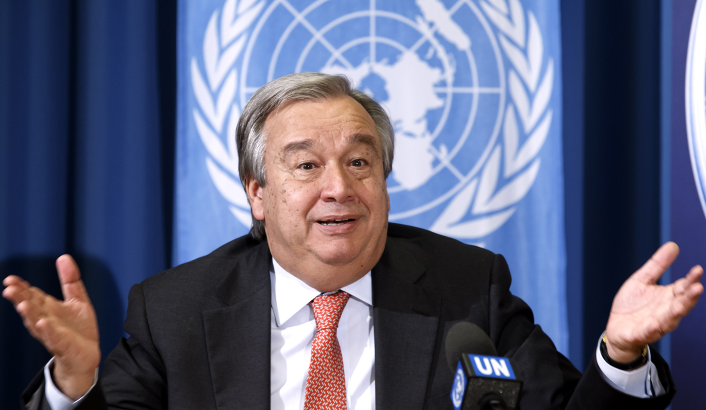
#> input picture Pratica/Trab1/faceDB_20_21/originais/AntonioGuterres_16.jpg, 1412 x 820 px, given in place of angelaMerkel1.jpg, which was not available (shown at 1/2 size)
$ python Eigen.py
#> lines starting #> are read from the running program, lines starting #| are printed output that depends on the picture
import numpy as np
import cv2
import math
from math import atan2,degrees
from numpy import linalg as LA
import os

pathimage=".\\faceDB_20_21\\originais\\"

path=".\\haarcascades\\"

face_cascade = cv2.CascadeClassifier(path + 'haarcascade_frontalface_default.xml')
eye_cascade = cv2.CascadeClassifier(path +'haarcascade_eye.xml')

TrainPath=".\\faceDB_20_21\\training\\"

TestPath=".\\faceDB_20_21\\test\\"

def Train(imagearr):
    facesarr=[]
    for i in imagearr:
         pathimg=TrainPath+i
         faces=cv2.imread(pathimg)
#> faces is the input picture: shape (820, 1412, 3); mean B, G, R 119.7, 95.1, 92.2
         facesgray = cv2.cvtColor(faces, cv2.COLOR_BGR2GRAY)
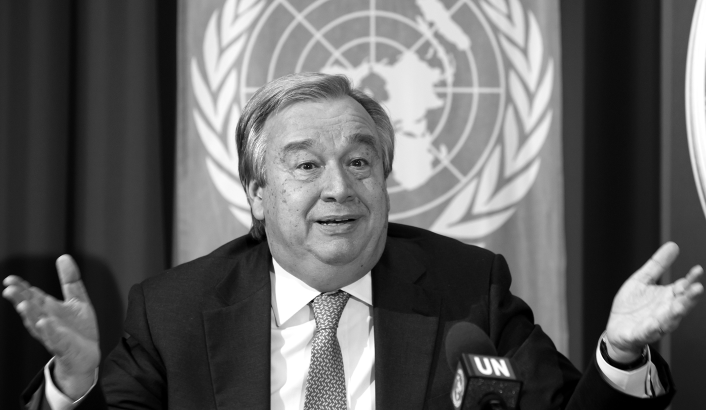
#> facesgray: shape (820, 1412) (shown at 1/2 size); min 0, max 255, mean 97
         facesarr.append(facesgray)
#> pass 2 of the loop in Train, `for i in imagearr:`:
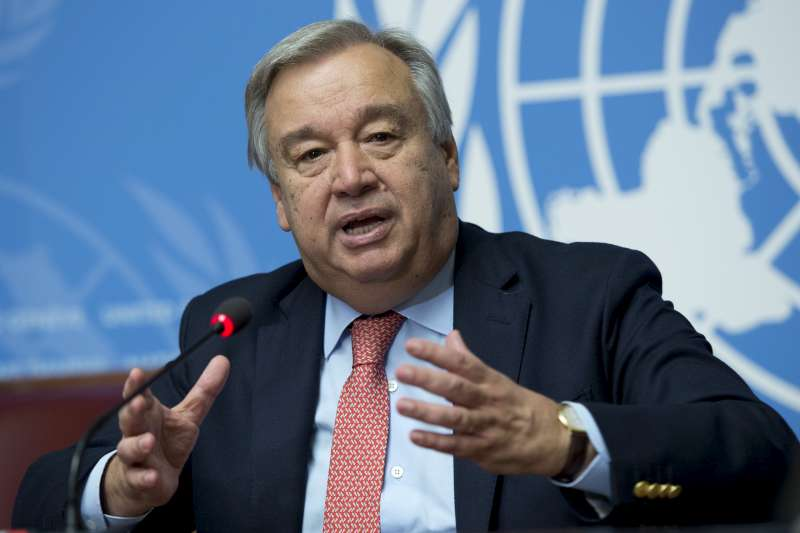
#> input picture Pratica/Trab1/faceDB_20_21/originais/AntonioGuterres_18.jpg, 800 x 533 px, given in place of angelaMerkel2.jpg, which was not available
#> in Train, faces is the input picture: shape (533, 800, 3); mean B, G, R 134, 111.8, 96.1
#> in Train, `facesgray = cv2.cvtColor(faces, cv2.COLOR_BGR2GRAY)`:
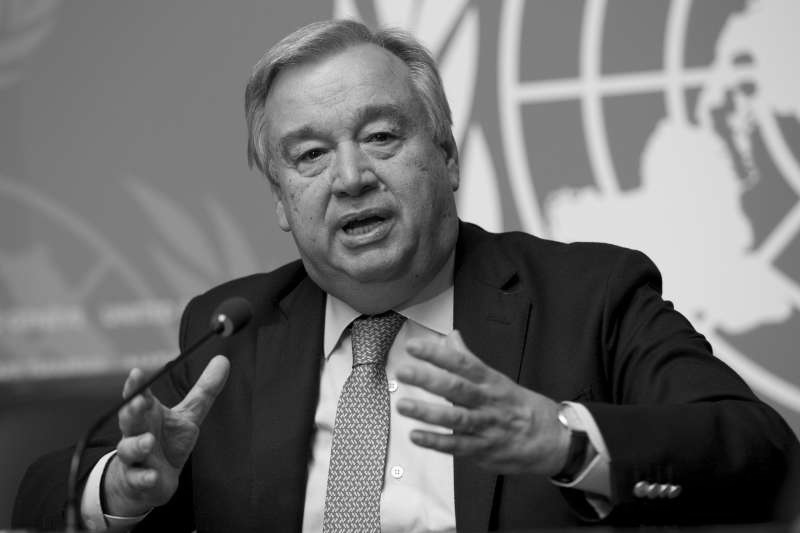
#> facesgray: shape (533, 800); min 0, max 254, mean 109.6
    return facesarr

# [137 lines left out: functions Test, check_eyes, flatten, calculate_meanFace, apply_object, imagenormalize and 1 more, not called in this run]

def train_Knn(Knn,Yarr,Label):
    Yarr = np.array(Yarr).reshape(-1, 1)
    Knn.train(np.float32(Yarr),cv2.ml.ROW_SAMPLE, np.float32(Label))


# [33 lines left out: functions classify_Faces, FisherFaces, not called in this run]


def main():
    Knn = cv2.ml.KNearest_create()
    imagearr1=["angelaMerkel1.jpg","angelaMerkel2.jpg","angelaMerkel3.jpg","angelaMerkel4.jpg","angelaMerkel5.jpg","angelaMerkel6.jpg"]
    imagearr2=["angelinaJolie1.jpg","angelinaJolie2.jpg","angelinaJolie3.jpg","angelinaJolie4.jpg","angelinaJolie5.jpg","angelinaJolie6.jpg"]
    imagearr3=["baracObama1.jpg","baracObama2.jpg","baracObama3.jpg","baracObama4.jpg","baracObama5.jpg","baracObama6.jpg"]


    arr1=Train(imagearr1)
    arr2=Train(imagearr2)
    arr3=Train(imagearr3)

    imgs=[arr1,arr2,arr3]

    fullfaces=[]
    #for arr in imgs:
    for arr in imgs:
        fullfaces=fullfaces+arr
    totalMean = calculate_meanFace(fullfaces)
    mvalues=len(arr1)-1
    Y1,W=eigen_face(arr1,totalMean,mvalues)
    Y2,W=eigen_face(arr2,totalMean,mvalues)
    Y3,W=eigen_face(arr3,totalMean,mvalues)


    i=0
    label=np.zeros((1,1))
    for arr in imgs:
       label=np.concatenate((label,np.full((1,mvalues*len(arr)),i)),axis=1)
       i+=1
    label=np.delete(label,0,1)
    train_Knn(Knn,[Y1,Y2,Y3],label)

    imagearr4=["baracObama7.jpg","baracObama8.jpg","baracObama9.jpg"]
    arr4=Test(imagearr4)
    Y4,W=eigen_face(arr4,totalMean,len(arr4)-1)
    ret, res, neighbours, distance=classify_Faces(Knn,np.float32(Y4),1)
    print(ret)
    print(res)
    print(neighbours)
    print(distance)

    classMean = calculate_meanFace(arr1)
    classMean=np.concatenate((classMean,calculate_meanFace(arr2),calculate_meanFace(arr3)),axis=1)

    Yfld=FisherFaces(fullfaces,classMean, totalMean, 6 ,3)
    #train_Knn(Knn,Yfld,label)

    YfldTest=FisherFaces(arr4,classMean, totalMean, 3 ,1)
    #ret, res, neighbours, distance=classify_Faces(Knn,np.float32(YfldTest),1)
    apply_object(arr1[0],15)

if __name__ == "__main__":
#> (the run stopped early here; a loop or call above may not have finished)
